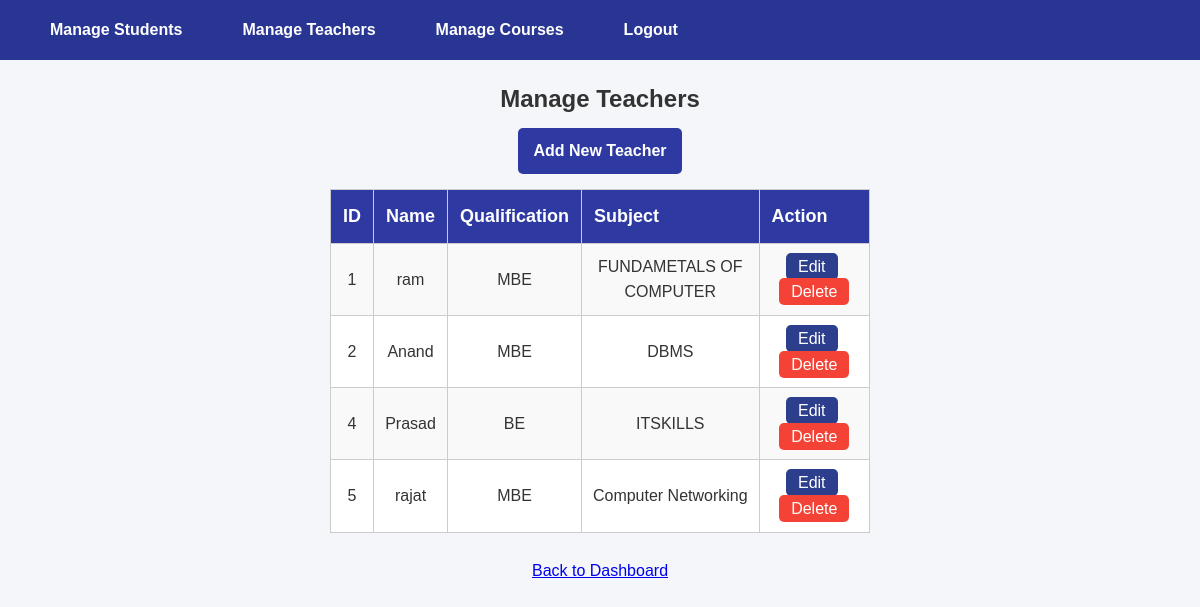
The page /manageteachers.php (signed in) on the database its author committed.
### tables this page shows
CREATE TABLE `teachers` (
  `id` int(11) NOT NULL,
  `name` varchar(100) NOT NULL,
  `qualification` varchar(100) NOT NULL,
  `subject` varchar(100) NOT NULL,
  `password` varchar(200) NOT NULL
);

### manageteachers.php (the view, shortened to what this page needs)
<?php
include "dbconnect.php";
$result = $conn->query("SELECT * FROM teachers");
?>
<!DOCTYPE html>
<html lang="en">
<head>
    <link rel="stylesheet" href="style.css">
</head>
<body>
    <div class="navbar">
        <ul class="menu">
            <li><a href="managestudents.php">Manage Students</a></li>
            <li><a href="manageteachers.php">Manage Teachers</a></li>
            <li><a href="managecourses.php">Manage Courses</a></li>
            <li><a href="index.php">Logout</a></li>
        </ul>
    </div>
    <div class="container">
        <h2>Manage Teachers</h2>
        <a href="addteacher.php" class="btn">Add New Teacher</a>
        <table border="1">
            <tr>
                <th>ID</th>
                <th>Name</th>
                <th>Qualification</th>
                <th>Subject</th>
                <th>Action</th>
            </tr>
            <?php while ($row = $result->fetch_assoc()) { ?>
                <tr>
                    <td><?php echo $row["id"]; ?></td>
                    <td><?php echo $row["name"]; ?></td>
                    <td><?php echo $row["qualification"]; ?></td>
                    <td><?php echo $row["subject"]; ?></td>
                    <td>
    <a href="editteacher.php?id=<?php echo $row['id']; ?>" class="edit-btn">Edit</a>
    <a href="manageteachers.php?delete=<?php echo $row['id']; ?>" class="delete-btn" onclick="return confirm('Are you sure?')">Delete</a>
</td>
                </tr>
            <?php } ?>
        </table>
        <br><a href="managestudents.php">Back to Dashboard</a>
    </div>
</body>
</html>

### style.css (style rules this page uses)
* { margin: 0; padding: 0; box-sizing: border-box; }
body { font-family: 'Segoe UI', Tahoma, Geneva, Verdana, sans-serif; background-color: #f0f2f5; color: #333; line-height: 1.6; }
.navbar { background-color: #2e3aa1; color: white; padding: 15px; display: flex; justify-content: space-between; align-items: center; height: 60px; }
.navbar .menu { list-style: none; display: flex; gap: 15px; }
.navbar .menu li { display: inline; }
.navbar .menu li a { color: white; text-decoration: none; font-size: 16px; font-weight: bold; padding: 10px 15px; transition: background-color 0.3s; border-radius: 4px; }
.btn { display: inline-block; background-color: #2e3aa1; color: white; padding: 10px 15px; text-decoration: none; border-radius: 5px; font-weight: bold; margin-bottom: 15px; transition: 0.3s; }
table { width: 100%; max-width: 800px; border-collapse: collapse; background-color: white; }
th, td { border: 1px solid #ddd; padding: 12px; text-align: center; }
th { background-color: #2e3aa1; color: white; }
tr:nth-child(even) { background-color: #f9f9f9; }
.navbar ul { list-style: none; margin: 0; padding: 0; }
.navbar ul li { display: inline; }
.navbar ul li a { color: white; text-decoration: none; font-size: 16px; font-weight: bold; padding: 10px 15px; border-radius: 4px; transition: background-color 0.3s; }
body { font-family: Arial, sans-serif; background-color: #f2f3f7; margin: 0; padding: 0; }
.navbar { background-color: #2e3aa1; color: white; padding: 15px; display: flex; justify-content: space-between; align-items: center; }
.navbar ul { list-style-type: none; margin: 0; padding: 0; display: flex; }
.navbar ul li { margin-left: 15px; }
.navbar ul li a { text-decoration: none; color: white; font-weight: bold; padding: 8px 15px; border-radius: 4px; transition: 0.3s; }
table { width: 100%; border-collapse: collapse; margin-top: 10px; }
th, td { border: 1px solid #ccc; padding: 8px; text-align: left; }
table { width: 80%; border-collapse: collapse; background-color: white; }
th { background-color: #2e3aa1; color: white; padding: 10px; }
td { padding: 10px; text-align: center; border: 1px solid #ccc; }
body { text-align: center; font-family: Arial, sans-serif; }
table { width: 50%; border-collapse: collapse; background-color: white; text-align: center; margin: auto; }
th { background-color: #2e3aa1; color: white; padding: 12px; font-size: 18px; }
td { padding: 10px; border: 1px solid #ccc; font-size: 16px; }
h2, h3 { text-align: center; font-size: 24px; font-weight: bold; margin-bottom: 10px; }
body { font-family: Arial, sans-serif; background-color: #f5f5f5; margin: 0; padding: 0; }
.navbar { background-color: #283593; overflow: hidden; padding: 10px 20px; color: white; text-align: left; }
.navbar ul { float: right; list-style-type: none; margin: 0; padding: 0; }
.navbar li { display: inline; margin-left: 20px; }
.navbar a { color: white; text-decoration: none; padding: 5px 10px; }
h2 { text-align: center; margin-top: 20px; color: #333; }
.edit-btn { background-color: #2c3e8c; color: white; padding: 5px 12px; border-radius: 5px; text-decoration: none; margin-right: 5px; }
.delete-btn { background-color: #f44336; color: white; padding: 5px 12px; border-radius: 5px; text-decoration: none; }
body { margin: 0; padding: 0; font-family: 'Arial', sans-serif; background-color: #f4f6f9; color: #333; }
.container { width: 90%; margin: 0 auto; max-width: 1200px; }

### rows shown on the page
teachers: id "1", name "ram", qualification "MBE", subject "FUNDAMETALS OF COMPUTER"
teachers: id "2", name "Anand", qualification "MBE", subject "DBMS"
teachers: id "4", name "Prasad", qualification "BE", subject "ITSKILLS"
teachers: id "5", name "rajat", qualification "MBE", subject "Computer Networking"
